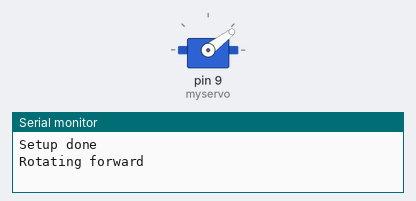
Bench run of a sketch on a simulated Arduino Uno, built with avr-gcc and run on an emulated ATmega328P. On the bench: servo, the last lines printed to the serial monitor.

Above: at 0.05 s.
At 0.4 s:
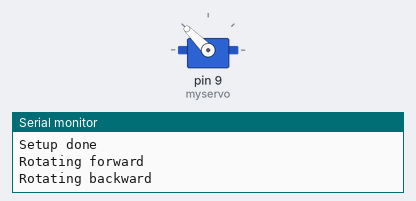
At 0.75 s:
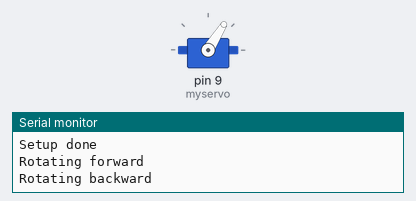
At 1.25 s:
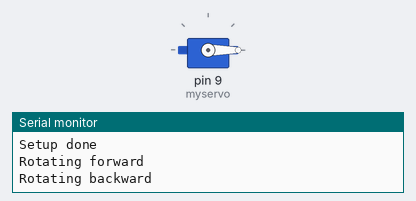
Timing chart, 0 to 3.0 s (numbered marks = the images above):
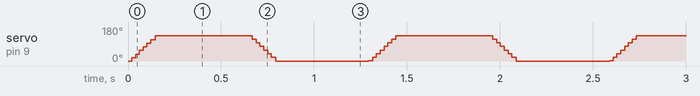

The sketch:

Servo_saks.ino
```cpp
#include <Servo.h>

Servo myservo;
int pos = 0;

void setup() {
  myservo.attach(9);
  Serial.begin(9600);
  Serial.println("Setup done");
}

void loop() {

  Serial.println("Rotating forward");

  for (pos = 0; pos <= 135; pos++) {
    myservo.write(pos);
    delay(1);
  }

  Serial.println("Rotating backward");
  delay(500);
  for (pos = 135; pos >= 0; pos--) {
    myservo.write(pos);
    delay(1);
  }

  delay(500);
}
```
